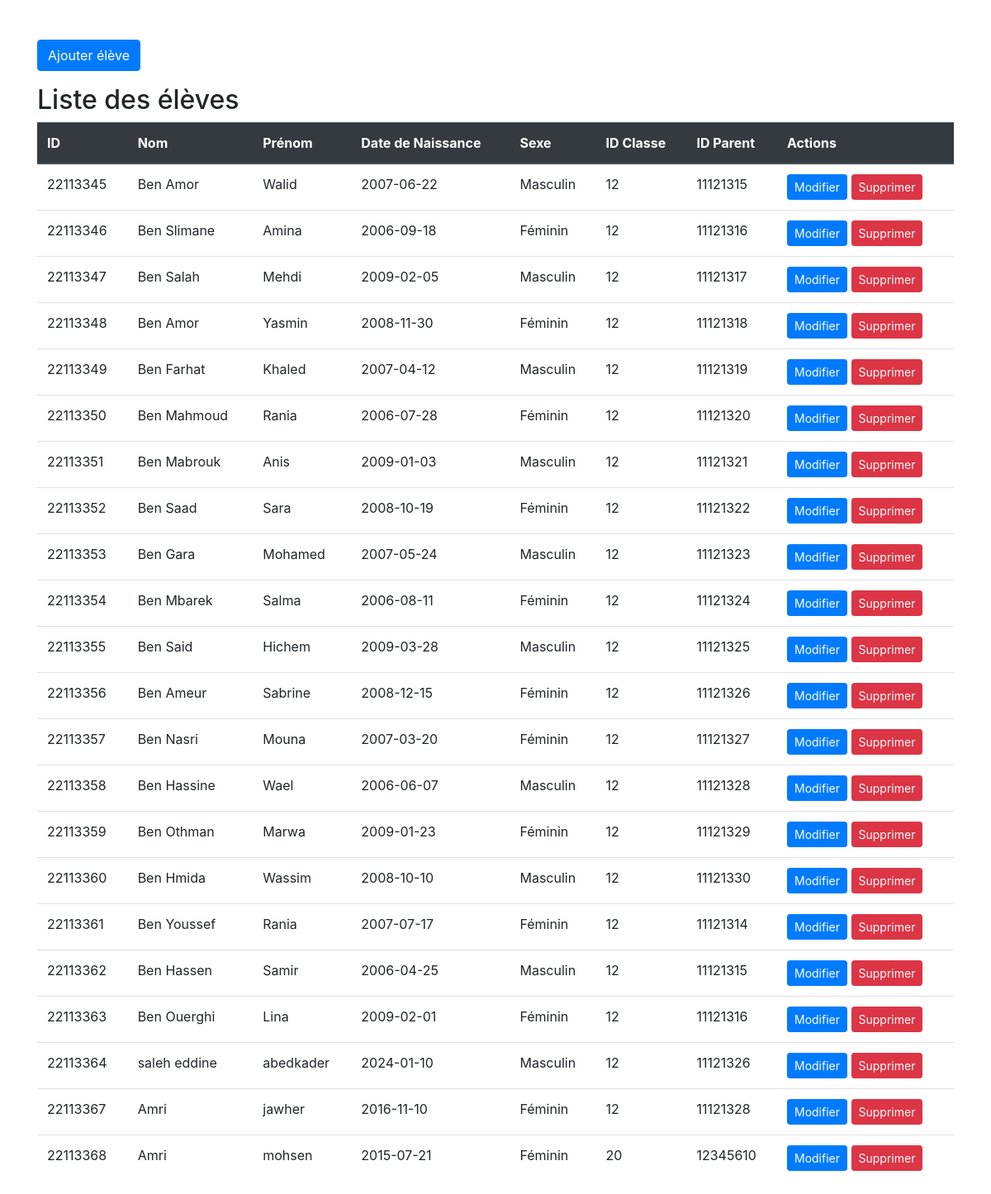
The page /liste_eleve.php on the database its author committed.
### tables this page shows
CREATE TABLE `eleve` (
  `idEleve` int(11) NOT NULL,
  `nom` varchar(50) NOT NULL,
  `prenom` varchar(50) NOT NULL,
  `dateNaissance` date NOT NULL,
  `sexe` enum('Masculin','Féminin') NOT NULL,
  `id_classe` int(11) DEFAULT NULL,
  `idParent` int(11) NOT NULL
);

### liste_eleve.php (the view, shortened to what this page needs)
<!DOCTYPE html>
<html lang="fr">
<head>
    <link rel="stylesheet" href="https://stackpath.bootstrapcdn.com/bootstrap/4.5.2/css/bootstrap.min.css">
</head>
<body>
<div class="container mt-5">
    <a href="Form_ajouter_eleve.php" class="btn btn-primary mb-3">Ajouter élève</a>
    <h2>Liste des élèves</h2>
    <?php
    require_once('cnx.php');
    $query = $conn->query("SELECT * FROM eleve");
    if ($query->rowCount() > 0) {
        echo "<table class='table'>";
        echo "<thead class='thead-dark'><tr><th>ID</th><th>Nom</th><th>Prénom</th><th>Date de Naissance</th><th>Sexe</th><th>ID Classe</th><th>ID Parent</th><th>Actions</th></tr></thead><tbody>";
        while ($row = $query->fetch(PDO::FETCH_ASSOC)) {
            echo "<tr>";
            echo "<td>".$row['idEleve']."</td>";
            echo "<td>".$row['nom']."</td>";
            echo "<td>".$row['prenom']."</td>";
            echo "<td>".$row['dateNaissance']."</td>";
            echo "<td>".$row['sexe']."</td>";
            echo "<td>".$row['id_classe']."</td>";
            echo "<td>".$row['idParent']."</td>";
            echo "<td><a href='modifier_eleve.php?id=".$row['idEleve']."' class='btn btn-primary btn-sm'>Modifier</a> <a href='supprimer_eleve.php?id=".$row['idEleve']."' class='btn btn-danger btn-sm' onclick='return confirm(\"Voulez-vous vraiment supprimer cet élève ?\")'>Supprimer</a></td>";
            echo "</tr>";
        }
        echo "</tbody></table>";
    } else {
        echo "Aucun élève trouvé dans la base de données.";
    }
    ?>
</div>
</body>
</html>

### rows shown on the page
eleve: idEleve "22113345", nom "Ben Amor", prenom "Walid", dateNaissance "2007-06-22", sexe "Masculin", id_classe "12", idParent "11121315"
eleve: idEleve "22113346", nom "Ben Slimane", prenom "Amina", dateNaissance "2006-09-18", sexe "Féminin", id_classe "12", idParent "11121316"
eleve: idEleve "22113347", nom "Ben Salah", prenom "Mehdi", dateNaissance "2009-02-05", sexe "Masculin", id_classe "12", idParent "11121317"
eleve: idEleve "22113348", nom "Ben Amor", prenom "Yasmin", dateNaissance "2008-11-30", sexe "Féminin", id_classe "12", idParent "11121318"
eleve: idEleve "22113349", nom "Ben Farhat", prenom "Khaled", dateNaissance "2007-04-12", sexe "Masculin", id_classe "12", idParent "11121319"
eleve: idEleve "22113350", nom "Ben Mahmoud", prenom "Rania", dateNaissance "2006-07-28", sexe "Féminin", id_classe "12", idParent "11121320"
eleve: idEleve "22113351", nom "Ben Mabrouk", prenom "Anis", dateNaissance "2009-01-03", sexe "Masculin", id_classe "12", idParent "11121321"
eleve: idEleve "22113352", nom "Ben Saad", prenom "Sara", dateNaissance "2008-10-19", sexe "Féminin", id_classe "12", idParent "11121322"
eleve: idEleve "22113353", nom "Ben Gara", prenom "Mohamed", dateNaissance "2007-05-24", sexe "Masculin", id_classe "12", idParent "11121323"
eleve: idEleve "22113354", nom "Ben Mbarek", prenom "Salma", dateNaissance "2006-08-11", sexe "Féminin", id_classe "12", idParent "11121324"
eleve: idEleve "22113355", nom "Ben Said", prenom "Hichem", dateNaissance "2009-03-28", sexe "Masculin", id_classe "12", idParent "11121325"
eleve: idEleve "22113356", nom "Ben Ameur", prenom "Sabrine", dateNaissance "2008-12-15", sexe "Féminin", id_classe "12", idParent "11121326"
eleve: idEleve "22113357", nom "Ben Nasri", prenom "Mouna", dateNaissance "2007-03-20", sexe "Féminin", id_classe "12", idParent "11121327"
eleve: idEleve "22113358", nom "Ben Hassine", prenom "Wael", dateNaissance "2006-06-07", sexe "Masculin", id_classe "12", idParent "11121328"
eleve: idEleve "22113359", nom "Ben Othman", prenom "Marwa", dateNaissance "2009-01-23", sexe "Féminin", id_classe "12", idParent "11121329"
eleve: idEleve "22113360", nom "Ben Hmida", prenom "Wassim", dateNaissance "2008-10-10", sexe "Masculin", id_classe "12", idParent "11121330"
eleve: idEleve "22113361", nom "Ben Youssef", prenom "Rania", dateNaissance "2007-07-17", sexe "Féminin", id_classe "12", idParent "11121314"
eleve: idEleve "22113362", nom "Ben Hassen", prenom "Samir", dateNaissance "2006-04-25", sexe "Masculin", id_classe "12", idParent "11121315"
eleve: idEleve "22113363", nom "Ben Ouerghi", prenom "Lina", dateNaissance "2009-02-01", sexe "Féminin", id_classe "12", idParent "11121316"
eleve: idEleve "22113364", nom "saleh eddine", prenom "abedkader", dateNaissance "2024-01-10", sexe "Masculin", id_classe "12", idParent "11121326"
eleve: idEleve "22113367", nom "Amri", prenom "jawher", dateNaissance "2016-11-10", sexe "Féminin", id_classe "12", idParent "11121328"
eleve: idEleve "22113368", nom "Amri", prenom "mohsen", dateNaissance "2015-07-21", sexe "Féminin", id_classe "20", idParent "12345610"
